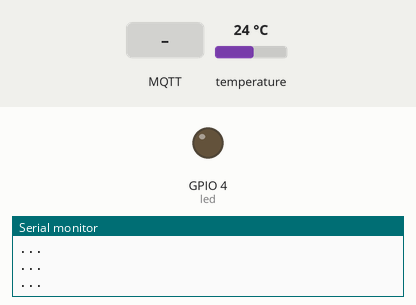
Simulated run of this sketch. Board: ESP8266 (Wemos D1 mini). Shown: output pins drawn as LEDs (lit = HIGH), the last lines printed to the serial monitor. The inputs (shaded band) are chosen by the test bench; at power-on: temperature 24 °C. WiFi joins after 1.5 s; servers stay silent unless stated; no MQTT or app messages arrive unless stated.

Above: at 2.7 s.
2.8 s: MQTT message "0" arrives on the first subscribed topic
At 8.2 s:
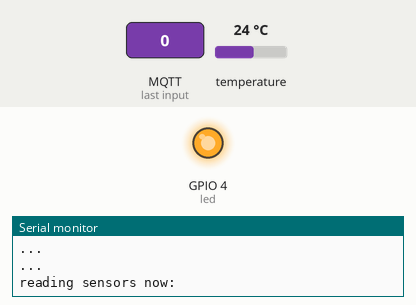
Timing chart, 0 to 15.9 s (numbered marks = the images above; inputs shaded):
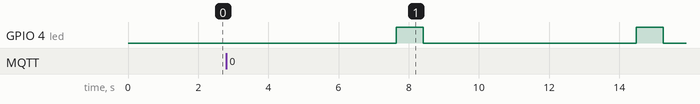

Measured:
- by itself, GPIO 4 (led): alternates HIGH for 0.78 s and LOW for 6.1 s

The sketch:

wemosd1_tempnode_debug.ino
```cpp
#include <ESP8266WiFi.h>
#include <PubSubClient.h>
#include <OneWire.h>
#include <DallasTemperature.h>
// Data wire is plugged into pin 2 on the Arduino
#define ONE_WIRE_BUS 14
OneWire oneWire(ONE_WIRE_BUS);
DallasTemperature sensors(&oneWire);
const char* ssid = "***";
const char* password =  "***";
const char* mqttServer = "192.168.1.***";
const int mqttPort = 1883;
const char* mqttUser = "";
const char* mqttPassword = "";
int holding_var = 0;
int temp_pin = 0;
int j = 0;
int led = 4;

WiFiClient espClient;
PubSubClient client(espClient);

void setup(void)
{
 Serial.begin(9600);
 pinMode(led, OUTPUT);
 sensors.begin();
WiFi.mode(WIFI_STA);
WiFi.begin(ssid, password);

  while (WiFi.status() != WL_CONNECTED) {
    delay(500);
    Serial.println("Connecting to WiFi..");
  }
  Serial.println("Connected to the WiFi network");

  client.setServer(mqttServer, mqttPort);
  client.setCallback(callback);

  while (!client.connected()) {
    Serial.println("Connecting to MQTT...");

 //   if (client.connect("ESP8266Client", mqttUser, mqttPassword )) {
 if (client.connect("ESP8266Client1")) {

      Serial.println("connected");

    } else {

      Serial.print("failed with state ");
      Serial.print(client.state());
      delay(2000);

    }
  }

  client.publish("esp/test", "Hello from ESP1");
  client.subscribe("esp/restart");
  Serial.println("subscribing to esp/restart");
}
void callback(char* topic, byte* payload, unsigned int length) {

  Serial.print("Message:");
  for (int i = 0; i < length; i++) {
  //  Serial.print((char)payload[i]);
    holding_var = (payload[i]);
     Serial.println(holding_var);
      if(holding_var == 49) {
        Serial.println("ESP restart");
      ESP.restart();
    }
  }
}


void loop(void)
{

 if (j > 200) {
  Serial.println("reading sensors now: ");
  digitalWrite(led, HIGH);
 sensors.requestTemperatures(); // Send the command to get temperature readings
 Serial.print(sensors.getTempCByIndex(0)); // Why "byIndex"?
   // You can have more than one DS18B20 on the same bus.
   // 0 refers to the first IC on the wire
   Serial.println("Publishing reading to MQTT");
    client.publish("esp/temp3", String(sensors.getTempCByIndex(0)).c_str());
 j=0;
 digitalWrite(led, LOW);
 }
client.loop();
j = j+1;
Serial.println("...");
delay(30);

}
```
